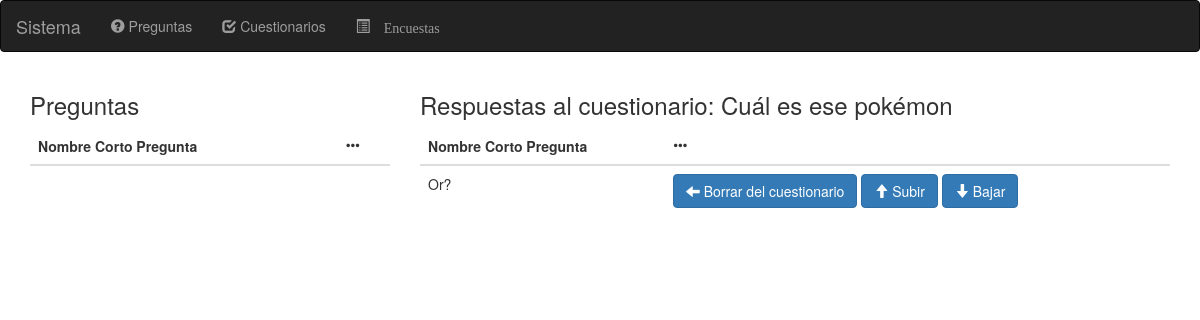
The page /cuestionario/preguntas/1 on the database as committed earlier.
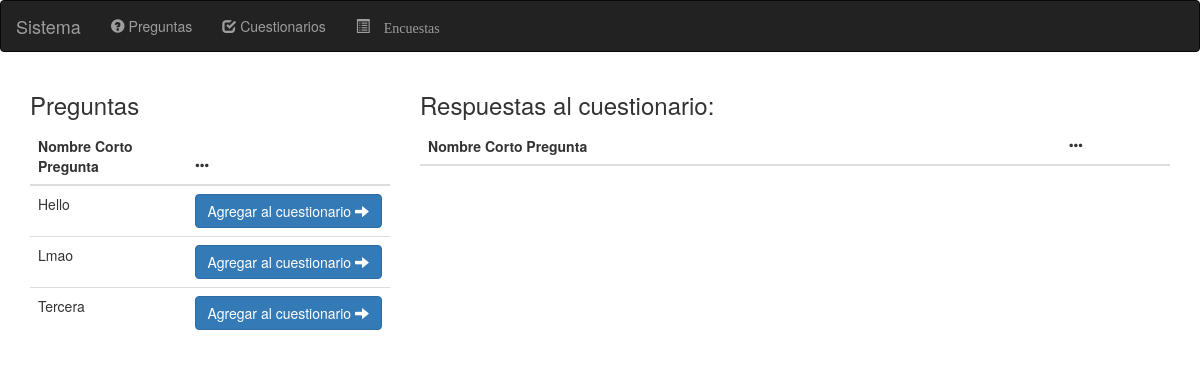
The same page on the database as committed later.
### tables this page shows
CREATE TABLE `cuestionario` (
  `idCuestionario` int(11) NOT NULL,
  `nombreCuestionario` varchar(600) NOT NULL
);

CREATE TABLE `pregunta_cuestionario` (
  `idPregunta` int(11) NOT NULL,
  `idCuestionario` int(11) NOT NULL,
  `secuencia` int(11) NOT NULL
);

CREATE TABLE `pregunta` (
  `idPregunta` int(11) NOT NULL,
  `nombreCortoPregunta` varchar(200) NOT NULL,
  `descripcionPregunta` varchar(4000) NOT NULL
);

### application/controllers/cuestionario.php (called while the page is built, shortened)
<?php if ( ! defined('BASEPATH')) exit('No direct script access allowed');
class Cuestionario extends CI_Controller {
    function __construct() {
        $this->load->helper('url');
        $this->load->helper('form');
        $this->load->model('modelo_cuestionario');
    }
    function preguntas() {
        $idCuestionario = $this->uri->segment(3);
        $cuestionario = $this->modelo_cuestionario->obtener($idCuestionario);
        $preguntas = $this->modelo_cuestionario->obtenerPreguntas($idCuestionario);
        $preguntasRestantes = $this->modelo_cuestionario->obtenerPreguntasRestantes($idCuestionario);
        $data = array(
            'id' => $idCuestionario,
            'cuestionario' => $cuestionario,
            'preguntas' => $preguntas,
            'preguntasRestantes' => $preguntasRestantes);
        $this->load->view('headers');
        $this->load->view('navbar');
        if ($cuestionario == false || $preguntas == false) {
            echo 'Error al consultar la base de datos';
        } else {
            $this->load->view('cuestionario/listaPreguntas', $data);
        }
        $this->load->view('footer');
    }
}

### index.php (called while the page is built, shortened)
<?php
require_once BASEPATH.'core/CodeIgniter.php';

### application/models/modelo_cuestionario.php (called while the page is built, shortened)
<?php if (!defined('BASEPATH')) exit('No direct script access allowed');
class modelo_cuestionario extends CI_Model
{
    function obtener($id)
    {
        try {
            return $this->db->get_where('cuestionario', array('idCuestionario' => $id));
        } catch (Exception $ex) {
            return false;
        }
    }
    function obtenerPreguntas($idCuestionario)
    {
        try {
            $this->db->select('*');
            $this->db->from('pregunta_cuestionario');
            $this->db->order_by('secuencia', 'asc');
            $this->db->where('idCuestionario', $idCuestionario);
            $this->db->join('pregunta', 'pregunta_cuestionario.idPregunta = pregunta.idPregunta');
            return $this->db->get();
        } catch (Exception $ex) {
            return false;
        }
    }
    function obtenerPreguntasRestantes($idCuestionario)
    {
        $this->db->select('*');
        $this->db->from('pregunta');
        $this->db->where("idPregunta NOT IN (SELECT idPregunta FROM pregunta_cuestionario WHERE idCuestionario = " . $this->db->escape($idCuestionario) . ")", NULL, FALSE);
        $query = $this->db->get();
        return $query;
    }
}

### application/views/cuestionario/listaPreguntas.php (the view)
<div class="container">
<div class="row">
<div class="col-md-4">
    <h3>Preguntas</h3>
    <table class="table">
        <thead>
            <tr>
                <th>Nombre Corto Pregunta</th>
                <th><span class="glyphicon glyphicon-option-horizontal"></span></th>
            </tr>
        </thead>
        <tbody>
<?php
    foreach ($preguntasRestantes->result() as $row) {
        ?>
            <tr>
                <td><?= $row->nombreCortoPregunta ?></td>
                <td>
                    <a href="<?= base_url('/cuestionario/agregarPregunta/'.$id.'/'.$row->idPregunta) ?>" class="btn btn-primary">Agregar al cuestionario <span class="glyphicon glyphicon-arrow-right"></span></a>
                </td>
            </tr>
        <?php
    }
?>
    </tbody>
    </table>
</div>
<div class="col-md-8">
    <h3>Respuestas al cuestionario: <?= $cuestionario->result()[0]->nombreCuestionario ?></h3>
    <table class="table">
        <thead>
            <tr>
                <th>Nombre Corto Pregunta</th>
                <th><span class="glyphicon glyphicon-option-horizontal"></span></th>
            </tr>
        </thead>
        <tbody>
<?php
    foreach ($preguntas->result() as $row) {
        ?>
            <tr>
                <td><?= $row->nombreCortoPregunta ?></td>
                <td>
                    <a href="<?= base_url('/cuestionario/borrarPregunta/'.$id.'/'.$row->idPregunta) ?>" class="btn btn-primary"><span class="glyphicon glyphicon-arrow-left"></span> Borrar del cuestionario</a>
                    <a href="<?= base_url('/cuestionario/moverArriba/'.$id.'/'.$row->idPregunta) ?>" class="btn btn-primary"><span class="glyphicon glyphicon-arrow-up"></span> Subir</a>
                    <a href="<?= base_url('/cuestionario/moverAbajo/'.$id.'/'.$row->idPregunta) ?>" class="btn btn-primary"><span class="glyphicon glyphicon-arrow-down"></span> Bajar</a>
                </td>
            </tr>
        <?php
    }
?>
    </tbody>
    </table>
</div>
</div>
</div>

Rows that differ between the two databases and show on the page:
no longer on this page (row edited): cuestionario: nombreCuestionario "Cuál es ese pokémon"
removed pregunta_cuestionario: idPregunta.nombreCortoPregunta "Or?"
now on this page (row edited): pregunta: nombreCortoPregunta "Hello"
added pregunta: nombreCortoPregunta "Lmao"
added pregunta: nombreCortoPregunta "Tercera"
